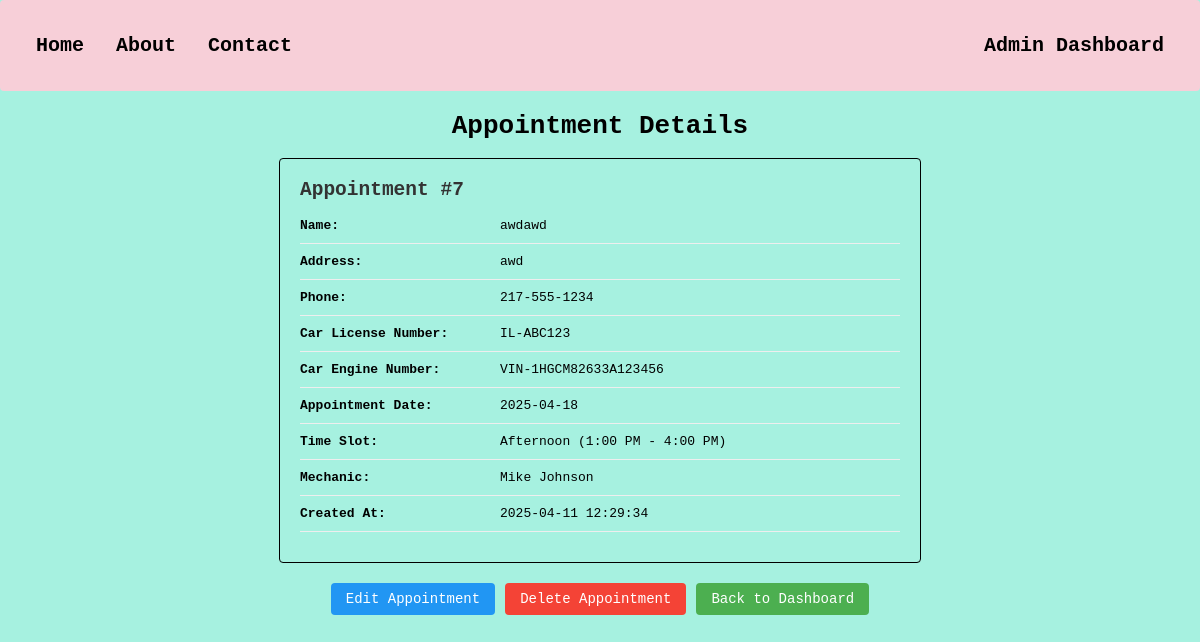
The page /view_appointment.php?id=7 (signed in) on the database its author committed.
### tables this page shows
CREATE TABLE `appointments_table` (
  `id` int(11) NOT NULL,
  `name` varchar(100) NOT NULL,
  `address` text NOT NULL,
  `phone` varchar(20) NOT NULL,
  `car_license` varchar(50) NOT NULL,
  `car_engine` varchar(50) NOT NULL,
  `appointment_date` date NOT NULL,
  `mechanic_id` int(11) NOT NULL,
  `time_slot_id` int(11) NOT NULL,
  `created_at` timestamp NOT NULL DEFAULT current_timestamp()
);

CREATE TABLE `time_slots` (
  `id` int(11) NOT NULL,
  `slot_name` varchar(50) NOT NULL,
  `start_time` time NOT NULL,
  `end_time` time NOT NULL,
  `created_at` timestamp NOT NULL DEFAULT current_timestamp()
);

CREATE TABLE `mechanics` (
  `id` int(11) NOT NULL,
  `name` varchar(100) NOT NULL,
  `created_at` timestamp NOT NULL DEFAULT current_timestamp()
);

### view_appointment.php (the view, shortened to what this page needs)
<?php
require 'dcon.php';
$id = $_GET['id'];
$sql = "SELECT a.*, m.name as mechanic_name, t.slot_name, t.start_time, t.end_time
        FROM appointments_table a
        JOIN mechanics m ON a.mechanic_id = m.id
        JOIN time_slots t ON a.time_slot_id = t.id
        WHERE a.id = $id";
$result = $conn->query($sql);
$appointment = $result->fetch_assoc();
?>
<!DOCTYPE html>
<html lang="en">
<head>
</head>
<body>
    <div class="navbar">
        <a href="index.php">Home</a>
        <a href="">About</a>
        <a href="">Contact</a>
        <a href="admin_dashboard.php" class="active right">Admin Dashboard</a>
    </div>
    <h1 style="text-align:center;">Appointment Details</h1>
    <div class="appointment-details">
        <h2>Appointment #<?php echo $appointment['id']; ?></h2>
        <div class="detail-row">
            <div class="detail-label">Name:</div>
            <div class="detail-value"><?php echo $appointment['name']; ?></div>
        </div>
        <div class="detail-row">
            <div class="detail-label">Address:</div>
            <div class="detail-value"><?php echo $appointment['address']; ?></div>
        </div>
        <div class="detail-row">
            <div class="detail-label">Phone:</div>
            <div class="detail-value"><?php echo $appointment['phone']; ?></div>
        </div>
        <div class="detail-row">
            <div class="detail-label">Car License Number:</div>
            <div class="detail-value"><?php echo $appointment['car_license']; ?></div>
        </div>
        <div class="detail-row">
            <div class="detail-label">Car Engine Number:</div>
            <div class="detail-value"><?php echo $appointment['car_engine']; ?></div>
        </div>
        <div class="detail-row">
            <div class="detail-label">Appointment Date:</div>
            <div class="detail-value"><?php echo $appointment['appointment_date']; ?></div>
        </div>
        <div class="detail-row">
            <div class="detail-label">Time Slot:</div>
            <div class="detail-value">
                <?php
                echo $appointment['slot_name'] . " (" .
                     date("g:i A", strtotime($appointment['start_time'])) . " - " .
                     date("g:i A", strtotime($appointment['end_time'])) . ")";
                ?>
            </div>
        </div>
        <div class="detail-row">
            <div class="detail-label">Mechanic:</div>
            <div class="detail-value"><?php echo $appointment['mechanic_name']; ?></div>
        </div>
        <div class="detail-row">
            <div class="detail-label">Created At:</div>
            <div class="detail-value"><?php echo $appointment['created_at']; ?></div>
        </div>
    </div>
    <div class="action-buttons">
        <a href="edit_appointment.php?id=<?php echo $appointment['id']; ?>" class="action-btn edit-btn">Edit Appointment</a>
        <a href="admin_dashboard.php?delete=<?php echo $appointment['id']; ?>" class="action-btn delete-btn" onclick="return confirm('Are you sure you want to delete this appointment?')">Delete Appointment</a>
        <a href="admin_dashboard.php" class="action-btn back-btn">Back to Dashboard</a>
    </div>
</body>
</html>

### view_appointment.php (style rules this page uses)
body { font-family: Arial, sans-serif; margin: 0 auto; background-color: #A6F1E0; font-family: monospace; }
.navbar { overflow: hidden; margin-bottom: 20px; border-radius: 4px; background-color: #F7CFD8; padding: 20px; }
.navbar a { float: left; color: black; text-align: center; padding: 14px 16px; text-decoration: none; font-size: 20px; font-weight: bold; }
.navbar .right { float: right; }
.appointment-details { display: flex; flex-direction: column; border: solid 1px; width: 600px; place-self: center; padding: 20px; border-radius: 4px; margin-bottom: 20px; }
.appointment-details h2 { margin-top: 0; color: #333; }
.detail-row { display: flex; margin-bottom: 10px; border-bottom: 1px solid #eee; padding-bottom: 10px; }
.detail-label { font-weight: bold; width: 200px; }
.detail-value { flex: 1; }
.action-buttons { margin-top: 20px; display: flex; gap: 10px; place-self: center; }
.action-btn { padding: 8px 15px; border: none; border-radius: 4px; cursor: pointer; color: white; font-size: 14px; text-decoration: none; display: inline-block; }
.edit-btn { background-color: #2196F3; }
.delete-btn { background-color: #f44336; }
.back-btn { background-color: #4CAF50; }

### rows shown on the page
appointments_table: id "7", name "awdawd", address "awd", phone "217-555-1234", car_license "IL-ABC123", car_engine "VIN-1HGCM82633A123456", appointment_date "2025-04-18", time_slot.slot_name "Afternoon", time_slot.start_time "1:00 PM", time_slot.end_time "4:00 PM", mechanic.name "Mike Johnson", created_at "2025-04-11 12:29:34"
